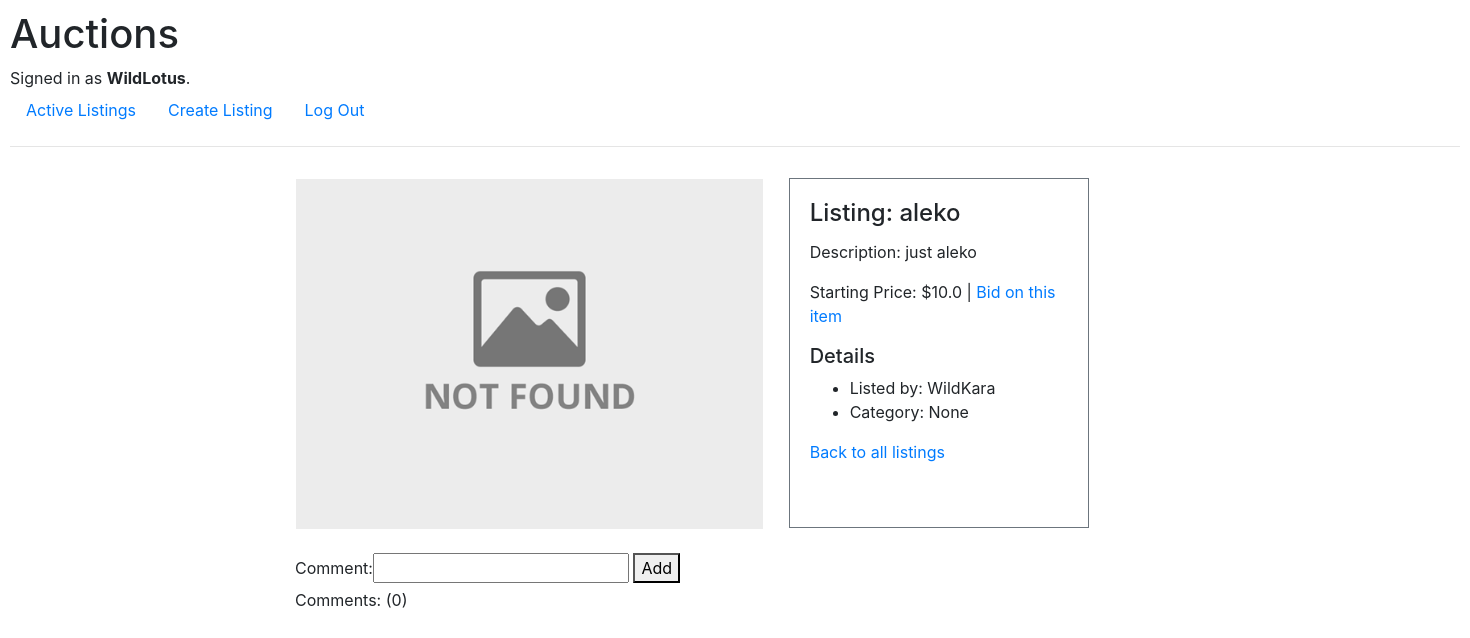
Page /4 (signed in) on the committed database.
### auctions/models.py (models this page shows, shortened)
class User(AbstractUser):
    pass

class Listing(models.Model):
    title = models.CharField(max_length=64)
    description = models.TextField(null=True)
    image_url = URLField(max_length=255, blank=True)
    starting_bid = models.FloatField(null=True)
    date = models.DateTimeField(auto_now_add=True, null=True)
    current_bid = models.FloatField(null=True, blank=True)
    category = models.ForeignKey(Category, on_delete=models.CASCADE, null=True, blank=True)
    active = models.BooleanField(default=True)
    buyer = models.ForeignKey(User, on_delete=models.PROTECT, related_name='buyer', null=True, blank=True)
    author = models.ForeignKey(User, on_delete=models.PROTECT, null=True)

### auctions/views.py (the view)
# urls.py: path('<int:listing_id>', views.listing, name="listing"),
def listing(request, listing_id):
    if not request.user.is_authenticated:
        return HttpResponseRedirect(reverse('login'))
    listing = Listing.objects.get(pk=listing_id)
    comments = Comment.objects.filter(listing=listing)
    comment_count = comments.count()
    return render(request, "auctions/listing.html", {
        "listing": listing,
        "comments": listing.comments.all(),
        "comment_count": comment_count,
        "comment_form": NewCommentForm(),
        "bid_form": NewBidForm(),
        "bid": Bid.objects.all()
    })

### auctions/forms.py
class NewCommentForm(ModelForm):
    class Meta:
        model = Comment
        fields = ['comment']

class NewBidForm(ModelForm):
    class Meta:
        model = Bid
        fields = ['offer']

### auctions/templates/auctions/listing.html (shortened to what this page needs)
{% extends "auctions/layout.html"%}
{% block body %}
<div class="wrapper" style="height: 390px;">
    <div class="row" style="height: 500px; padding: 0 20px ; margin-left: 250px;">
        <div class="col-xs-4">
        {% if listing.image_url %}
            <img src="{{ listing.image_url }}" alt="Card image cap" style="width: 370px; height: 352px; margin-top: 14px;">
        {% else %}
            <div class="p-3">
                <img src="static/auctions/not-found.png" alt="No-image" style="height: 350px;">
            </div>
        {% endif %}
        </div>
        <div class="col-xs-4 border border-secondary" style="padding-left: 20px; width: 300px; height: 350px; margin-top: 15px ;padding-top: 20px; margin-left: 10px; display: inline-block;">
            <h4 class="card-title">Listing: {{ listing.title }}</h4>
            <p class="card-text">Description: {{ listing.description }}</p>
            <p class="card-text">Starting Price: ${{ listing.starting_bid }} | <a href="{% url 'bid' listing.id %}">Bid on this item</a></p>
            <h5>Details</h5>
            <ul>
                <li>Listed by: {{ listing.author }}</li>
                <li>Category: {{ listing.category }}</li>
            </ul>
            <a href="{% url 'index' %}">Back to all listings</a>
        </div>
    </div>
</div>
<div class="col" style="margin-left: 270px">
    {% if user.is_authenticated %}
        <form action="{% url 'comment' listing.id %}" method="POST">
            {{ comment_form }}
            <button type="submit">Add</button>
        </form>
    {% endif %}
    Comments: ({{ comment_count }})
</div>
{% endblock %}

### auctions/templates/auctions/layout.html (shortened to what this page needs)
{% load static %}
<!DOCTYPE html>
<html lang="en">
    <head>
        <link rel="stylesheet" href="https://stackpath.bootstrapcdn.com/bootstrap/4.4.1/css/bootstrap.min.css">
        <link href="{% static 'auctions/styles.css' %}" rel="stylesheet">
        <link rel="stylesheet" href="{% static 'auctions/listing.html' %}">
    </head>
    <body>
        <h1>Auctions</h1>
        <div>
            {% if user.is_authenticated %}
                Signed in as <strong>{{ user.username }}</strong>.
            {% else %}
                Not signed in.
            {% endif %}
        </div>
        <ul class="nav">
            <li class="nav-item">
                <a class="nav-link" href="{% url 'index' %}">Active Listings</a>
            </li>
            <li class="nav-item">
                <a class="nav-link" href="{% url 'new' %}">Create Listing</a>
            </li>
            {% if user.is_authenticated %}
                <li class="nav-item">
                    <a class="nav-link" href="{% url 'logout' %}">Log Out</a>
                </li>
            {% endif %}
        </ul>
        <hr>
        {% block body %}
        {% endblock %}
    </body>
</html>

### auctions/static/auctions/styles.css (style rules this page uses)
body { padding: 10px; }

### rows in the picture
User: username "WildLotus"
Listing: title "aleko", description "just aleko", starting_bid "10.0", author "WildKara", category "None"

### other values in the picture
{{ comment_count }} "0"
